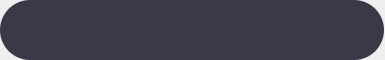
<?xml version="1.0" encoding="UTF-8"?>
<ui version="4.0">
 <class>NEChatRoomBottomTool</class>
 <widget class="QWidget" name="NEChatRoomBottomTool">
  <property name="geometry">
   <rect>
    <x>0</x>
    <y>0</y>
    <width>385</width>
    <height>60</height>
   </rect>
  </property>
  <property name="windowTitle">
   <string>Form</string>
  </property>
  <layout class="QVBoxLayout" name="verticalLayout">
   <property name="spacing">
    <number>0</number>
   </property>
   <property name="leftMargin">
    <number>0</number>
   </property>
   <property name="topMargin">
    <number>0</number>
   </property>
   <property name="rightMargin">
    <number>0</number>
   </property>
   <property name="bottomMargin">
    <number>0</number>
   </property>
   <item>
    <widget class="QFrame" name="frame_3">
     <property name="minimumSize">
      <size>
       <width>384</width>
       <height>60</height>
      </size>
     </property>
     <property name="maximumSize">
      <size>
       <width>384</width>
       <height>60</height>
      </size>
     </property>
     <property name="styleSheet">
      <string notr="true">border-radius: 30px;

background-color: #393947;</string>
     </property>
     <property name="frameShape">
      <enum>QFrame::NoFrame</enum>
     </property>
     <property name="frameShadow">
      <enum>QFrame::Raised</enum>
     </property>
     <property name="lineWidth">
      <number>0</number>
     </property>
     <layout class="QHBoxLayout" name="horizontalLayout_3">
      <property name="spacing">
       <number>30</number>
      </property>
      <property name="leftMargin">
       <number>32</number>
      </property>
      <property name="topMargin">
       <number>0</number>
      </property>
      <property name="rightMargin">
       <number>32</number>
      </property>
      <property name="bottomMargin">
       <number>0</number>
      </property>
      <item>
       <layout class="QHBoxLayout" name="horizontalLayout">
        <property name="spacing">
         <number>12</number>
        </property>
        <item>
         <widget class="QPushButton" name="btnVoice">
          <property name="minimumSize">
           <size>
            <width>24</width>
            <height>24</height>
           </size>
          </property>
          <property name="maximumSize">
           <size>
            <width>24</width>
            <height>24</height>
           </size>
          </property>
          <property name="cursor">
           <cursorShape>PointingHandCursor</cursorShape>
          </property>
          <property name="mouseTracking">
           <bool>false</bool>
          </property>
          <property name="autoFillBackground">
           <bool>false</bool>
          </property>
          <property name="styleSheet">
           <string notr="true">QPushButton
{
	border-image: url(:/image/voice-on.png);
	background-color: transparent;
}</string>
          </property>
          <property name="text">
           <string/>
          </property>
          <property name="checkable">
           <bool>true</bool>
          </property>
          <property name="checked">
           <bool>false</bool>
          </property>
          <property name="autoRepeat">
           <bool>false</bool>
          </property>
          <property name="autoExclusive">
           <bool>false</bool>
          </property>
          <property name="flat">
           <bool>true</bool>
          </property>
         </widget>
        </item>
        <item>
         <widget class="QPushButton" name="btnVoiceSetting">
          <property name="minimumSize">
           <size>
            <width>12</width>
            <height>24</height>
           </size>
          </property>
          <property name="maximumSize">
           <size>
            <width>12</width>
            <height>24</height>
           </size>
          </property>
          <property name="cursor">
           <cursorShape>PointingHandCursor</cursorShape>
          </property>
          <property name="styleSheet">
           <string notr="true">QPushButton{
image: url(:/image/btn_show_device_normal.png);
image-position:center;
background-color: transparent;
padding-left: 2px;
padding-right: 2px;
}

QPushButton::menu-indicator{image:none;}

QPushButton:pressed{
	background-color: rgba(0, 0, 0, 100);
}

QPushButton:open{
	background-color: rgba(0, 0, 0, 100);
}

</string>
          </property>
          <property name="text">
           <string/>
          </property>
         </widget>
        </item>
       </layout>
      </item>
      <item>
       <layout class="QHBoxLayout" name="horizontalLayout_2">
        <property name="spacing">
         <number>15</number>
        </property>
        <item>
         <widget class="QPushButton" name="btnVideo">
          <property name="minimumSize">
           <size>
            <width>24</width>
            <height>24</height>
           </size>
          </property>
          <property name="maximumSize">
           <size>
            <width>24</width>
            <height>24</height>
           </size>
          </property>
          <property name="cursor">
           <cursorShape>PointingHandCursor</cursorShape>
          </property>
          <property name="styleSheet">
           <string notr="true">QPushButton{
	border-image: url(:/image/video-on.png);
	background-color: transparent;
}


</string>
          </property>
          <property name="text">
           <string/>
          </property>
          <property name="checkable">
           <bool>true</bool>
          </property>
         </widget>
        </item>
        <item>
         <widget class="QPushButton" name="btnVideoSetting">
          <property name="minimumSize">
           <size>
            <width>12</width>
            <height>24</height>
           </size>
          </property>
          <property name="maximumSize">
           <size>
            <width>12</width>
            <height>24</height>
           </size>
          </property>
          <property name="cursor">
           <cursorShape>PointingHandCursor</cursorShape>
          </property>
          <property name="styleSheet">
           <string notr="true">QPushButton{
image: url(:/image/btn_show_device_normal.png);
image-position:center;
background-color: transparent;
padding-left: 2px;
padding-right: 2px;
}

QPushButton::menu-indicator{image:none;}


QPushButton:pressed{
	background-color: rgba(0, 0, 0, 100);
}

QPushButton:open{
	background-color: rgba(0, 0, 0, 100);
}</string>
          </property>
          <property name="text">
           <string/>
          </property>
         </widget>
        </item>
       </layout>
      </item>
      <item>
       <widget class="QPushButton" name="btnBeauty">
        <property name="minimumSize">
         <size>
          <width>24</width>
          <height>24</height>
         </size>
        </property>
        <property name="maximumSize">
         <size>
          <width>24</width>
          <height>24</height>
         </size>
        </property>
        <property name="cursor">
         <cursorShape>PointingHandCursor</cursorShape>
        </property>
        <property name="styleSheet">
         <string notr="true">QPushButton{
	border-image: url(:/image/beaut-on.png);
	background-color: transparent;
}

QPushButton:checked{
	background-color: transparent;
	border-image: url(:/image/beauty-off.png);
}

</string>
        </property>
        <property name="text">
         <string/>
        </property>
        <property name="checkable">
         <bool>true</bool>
        </property>
       </widget>
      </item>
      <item>
       <widget class="QPushButton" name="btnData">
        <property name="minimumSize">
         <size>
          <width>24</width>
          <height>24</height>
         </size>
        </property>
        <property name="maximumSize">
         <size>
          <width>24</width>
          <height>24</height>
         </size>
        </property>
        <property name="cursor">
         <cursorShape>PointingHandCursor</cursorShape>
        </property>
        <property name="styleSheet">
         <string notr="true">border-image: url(:/image/data.png);</string>
        </property>
        <property name="text">
         <string/>
        </property>
       </widget>
      </item>
      <item>
       <widget class="QPushButton" name="btnExitCall">
        <property name="minimumSize">
         <size>
          <width>24</width>
          <height>24</height>
         </size>
        </property>
        <property name="maximumSize">
         <size>
          <width>24</width>
          <height>24</height>
         </size>
        </property>
        <property name="cursor">
         <cursorShape>PointingHandCursor</cursorShape>
        </property>
        <property name="styleSheet">
         <string notr="true">border-image: url(:/image/cancel_call.png);
background-color: transparent;</string>
        </property>
        <property name="text">
         <string/>
        </property>
        <property name="checkable">
         <bool>false</bool>
        </property>
       </widget>
      </item>
     </layout>
    </widget>
   </item>
  </layout>
 </widget>
 <resources/>
 <connections/>
</ui>
